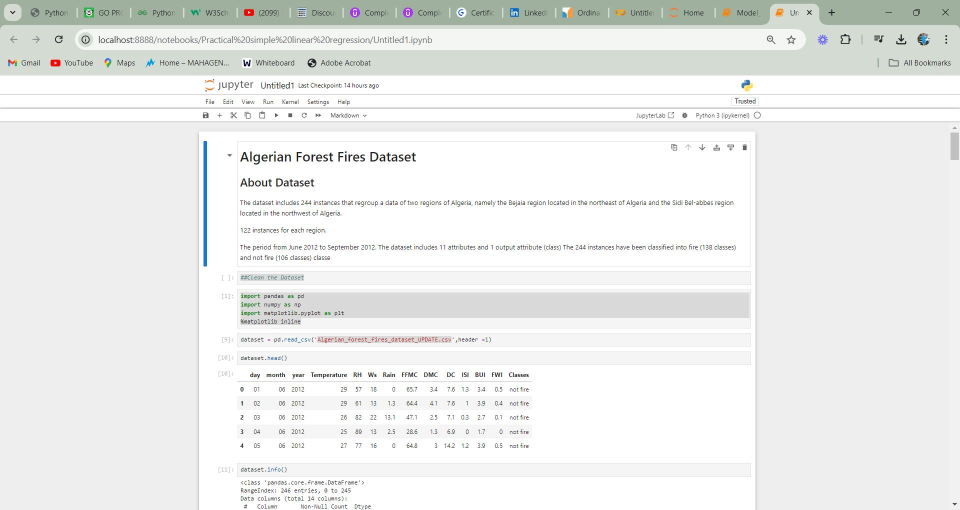
#> input picture data/competitor/image1.jpeg, 1920 x 1020 px, found by its file name (shown at 1/2 size)
$ python competitor_analysis.py
#> lines starting #> are read from the running program, lines starting #| are printed output that depends on the picture
import base64
import requests
from PIL import Image
import io
import json
import logging
import json
import pandas as pd
import re


IMAGE_ANALYSES_KEY = "Image Analyses"
# Configure logging
logging.basicConfig(level=logging.INFO)

import os
api_key = os.environ.get("OPENAI_API_KEY")

# Function to encode the image to base64
def encode_image(image_path):
#> called with image_path = 'data/competitor/image1.jpeg'
    try:
        with Image.open(image_path) as img:
#> img is the input picture: PIL image 1920x1020 RGB; mean R, G, B 235.9, 237.2, 235.8
            img.thumbnail((800, 800))  # Resize image
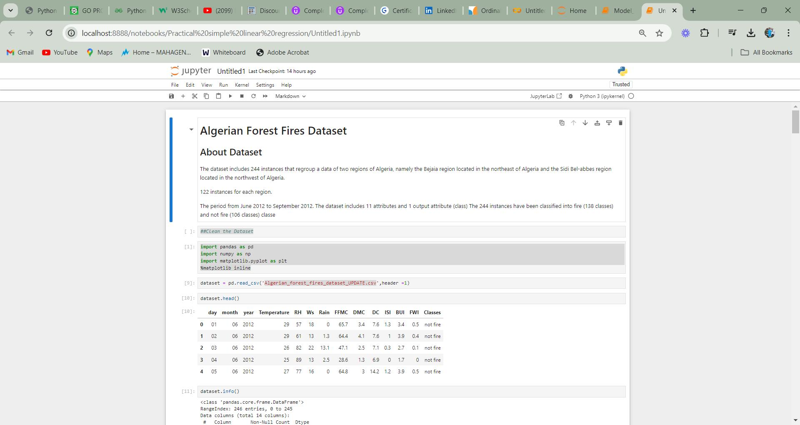
#> img: PIL image 800x425 RGB; mean R, G, B 235.8, 237.1, 235.7
            buffer = io.BytesIO()
            img.save(buffer, format="JPEG", quality=85)
            encoded_image = base64.b64encode(buffer.getvalue()).decode('utf-8')
            return encoded_image
    except Exception as e:
        logging.error(f"Failed to encode image {image_path}: {e}")
        return None

# Function to get image dimensions
def get_image_dimensions(image_path):
    try:
        with Image.open(image_path) as img:
            return img.size  # returns (width, height)
    except Exception as e:
        logging.error(f"Failed to get dimensions for image {image_path}: {e}")
        return (0, 0)

# Image paths for analysis
image_paths = [
    "data/competitor/image1.jpeg",
    "data/competitor/image2.jpeg",
    "data/competitor/image3.jpeg",
    "data/competitor/image4.jpeg",
    "data/competitor/image5.jpeg",
    "data/competitor/image6.jpeg"
]

# Headers for the OpenAI API request
headers = {
    "Content-Type": "application/json",
    "Authorization": f"Bearer {api_key}"
}

# Competitor information (context for analysis)
competitor_information = """
The competitor is a leading brand in the digital marketing space known for its consistent visual branding and innovative designs on social media. They target a tech-savvy audience aged 20-35 with a focus on modern aesthetics, engaging storytelling, and minimalist yet powerful branding.
"""

system_message = """
Analyze the branding, content marketing, and social media marketing effectiveness of a company for the provided Instagram post image.
Evaluate it based on the following criteria and return a detailed JSON structure. Each criterion should have an individual score (0-10), and the total score for the category should be the average of its criteria.
Give 9 or above only when it's extraordinary. Industry standard 7-8
### Categories and Definitions:

#### Branding:
- **Logo Placement**: Is the logo perfectly sized, clearly visible, and well-positioned without being intrusive?
- **Brand Colors**: Are brand colors used consistently and without deviations?
- **Typography**: Are the fonts aligned with the brand identity, consistent in style, and visually appealing?
- **Brand Identity**: Does the post effectively reflect the brand's unique persona and messaging?
- **Visual Hierarchy**: Are key elements prioritized effectively to guide the viewer’s attention?
- **Template Consistency**: Are templates consistent with previous posts, reflecting a uniform design approach?
- **Messaging Alignment**: Is the brand messaging clear, consistent, and reflective of the brand's tone?
- **Subtle Branding**: Does the branding strike the right balance (not overly subtle or excessive)?
- **Overbranding**: Does the post avoid overwhelming and distracting brand elements?
- **Creative Variations**: Are there innovative and creative design variations in the post?

#### Content Marketing:
- **Content Visibility**: Is the primary content clear and highlighted effectively?
- **Engagement Cues**: Are clear and compelling calls-to-action (CTAs) present and engaging?
- **Information Overload**: Does the post avoid over-saturated visuals or excessive text?
- **Storytelling**: Does the post convey a relevant and engaging narrative that resonates with the audience?
- **Content Variety**: Are the posts diverse and free of monotonous or repetitive elements?
- **Typography Consistency**: Is the typography visually attractive and consistent throughout the design?
- **Aesthetic Coherence**: Do all elements harmonize to create a visually appealing composition?
- **Content Relevance**: Is the content relevant to the brand and its target audience?
- **Stock Elements**: Does the design avoid excessive use of generic or stock imagery?

#### Social Media Marketing:
- **Font Size**: Are fonts appropriately sized and legible on various screen sizes?
- **Visibility of Text**: Is the text easy to read, with proper contrast, placement, and spacing?
- **Logo Placement**: Does the logo placement avoid disrupting the design's aesthetic appeal?
- **Consistency**: Does the post maintain design cohesion across elements?
- **Alignment**: Are elements aligned professionally, creating a balanced and clean layout?
- **Aesthetic Appeal**: Is the overall design visually engaging and suitable for the platform?
- **Brand Elements**: Are brand assets (like logos, icons, or visuals) used effectively and sparingly?
- **Repetitiveness**: Does the design avoid repetitive themes and offer fresh creative ideas?

### Output JSON Format:
### Only return the following format strictly

{
    "Branding Score": total_avg_score, explanation.
    "criteria_name": score, explanation.
    "criteria_name": score, explanation.

    "Content Marketing Score": total_avg_score, explanation.
    "criteria_name": score, explanation.
    "criteria_name": score, explanation.

    "Social Media Marketing Score": total_avg_score, explanation.
    "criteria_name": score, explanation.
    "criteria_name": score, explanation.
}
"""

# Function to request analysis from OpenAI API
def request_analysis(system_message, user_message, model="gpt-4o-mini", max_tokens=1500):
    payload = {
        "model": model,
        "messages": [
            {"role": "system", "content": system_message},
            {"role": "user", "content": user_message}
        ],
        "max_tokens": max_tokens
    }
    logging.debug(f"Payload Sent: {json.dumps(payload, indent=4)}")
    response = requests.post("https://api.openai.com/v1/chat/completions", headers=headers, json=payload)

    if response.status_code == 200:
        try:
            return response.json().get("choices", [{}])[0].get("message", {}).get("content", "Unexpected response format")
        except Exception as e:
            logging.error(f"Error parsing response: {e}")
            logging.debug(f"Raw Response: {response.text}")
            return "Error parsing the response."
    else:
        logging.error(f"API Error: {response.status_code}, {response.text}")
        return "Error with the API request."

# Initialize structured output for the analyses
output_structure = {
   IMAGE_ANALYSES_KEY: []
}

# Loop through each image for analysis
for image_path in image_paths:
    base64_image = encode_image(image_path)
    if not base64_image:
        output_structure[IMAGE_ANALYSES_KEY].append({
            "Image": image_path,
            "Analysis": "Failed to encode image."
        })
        continue

    width, height = get_image_dimensions(image_path)
#> width = 1920; height = 1020
    user_message = f"""
    Company Information: {competitor_information}
    Analyze the Instagram post with dimensions {width}x{height} pixels. Image data: {base64_image}
    """

    try:
        analysis_result = request_analysis(system_message, user_message)
#> (the run stopped early here; a loop or call above may not have finished)
